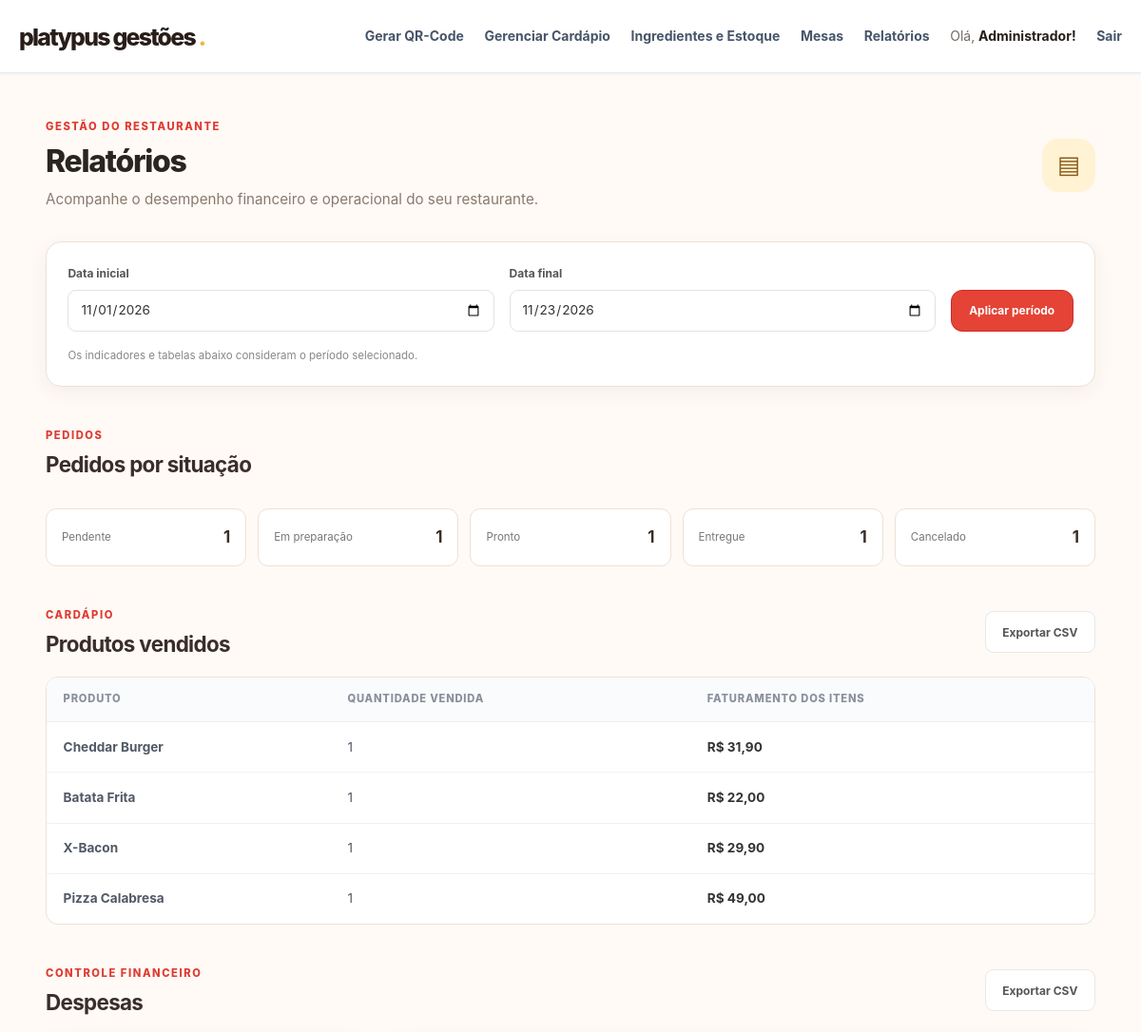
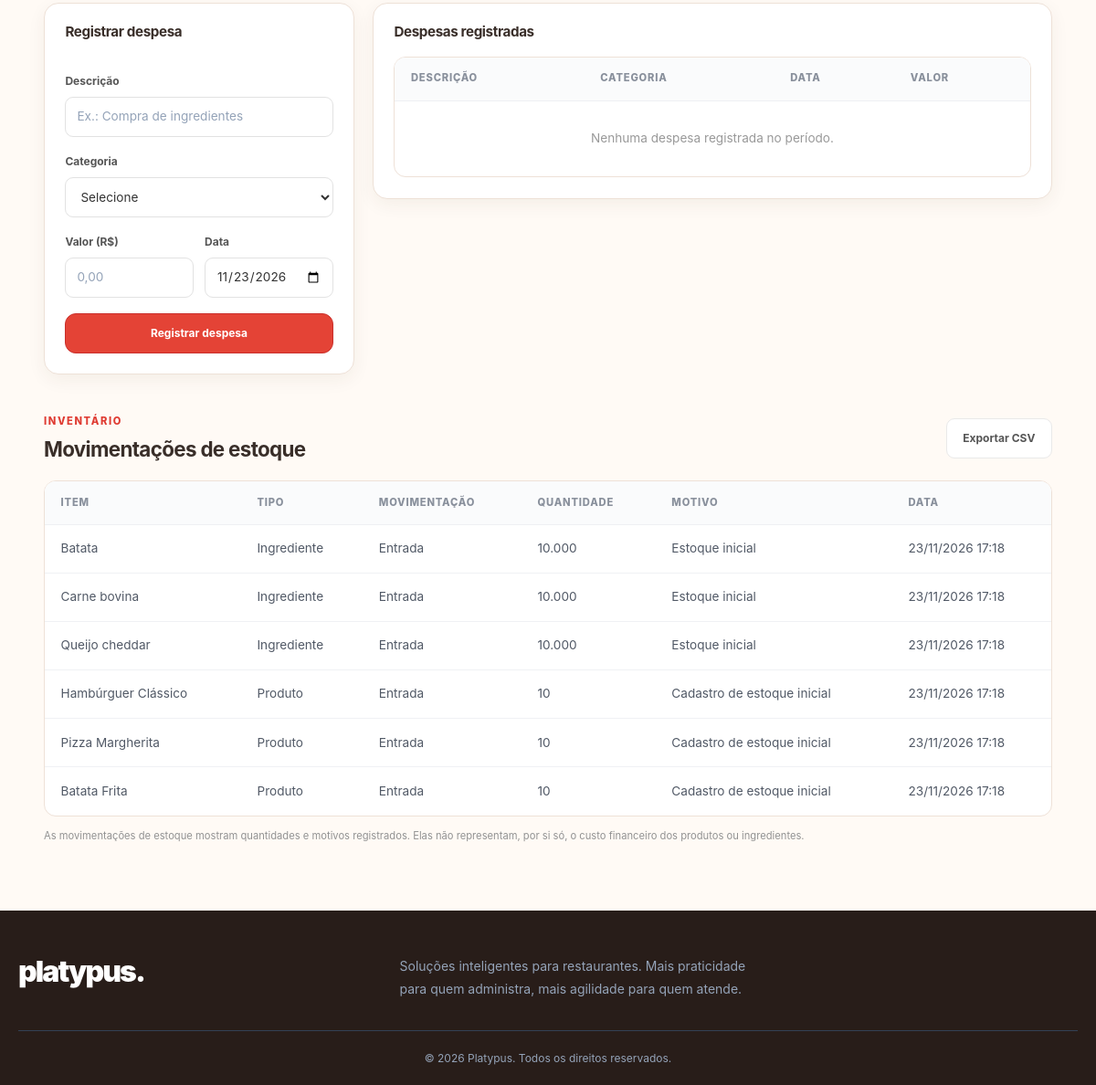
The page /router.php?pagina=relatorios (signed in) on the database its author committed (2 pictures, top to bottom).
### tables this page shows
CREATE TABLE IF NOT EXISTS inventory_movements (
        id INT(10) UNSIGNED NOT NULL AUTO_INCREMENT,
        ingredient_id INT(10) UNSIGNED NOT NULL,
        user_id INT(10) UNSIGNED DEFAULT NULL,
        type ENUM('IN','OUT','ADJUSTMENT') NOT NULL,
        quantity DECIMAL(12,3) NOT NULL,
        reason VARCHAR(255) DEFAULT NULL,
        created_at DATETIME NOT NULL DEFAULT CURRENT_TIMESTAMP,

        PRIMARY KEY (id),
        KEY fk_inventory_movements_ingredient (ingredient_id),
        KEY fk_inventory_movements_user (user_id),

        CONSTRAINT fk_inventory_movements_ingredient
            FOREIGN KEY (ingredient_id)
            REFERENCES ingredients(id),

        CONSTRAINT fk_inventory_movements_user
            FOREIGN KEY (user_id)
            REFERENCES users(id)
            ON DELETE SET NULL
    );

CREATE TABLE IF NOT EXISTS ingredients (
        id INT(10) UNSIGNED NOT NULL AUTO_INCREMENT,
        name VARCHAR(120) NOT NULL,
        unit VARCHAR(10) NOT NULL DEFAULT 'un',
        current_quantity DECIMAL(12,3) NOT NULL DEFAULT 0.000,
        minimum_quantity DECIMAL(12,3) NOT NULL DEFAULT 0.000,
        is_active TINYINT(1) NOT NULL DEFAULT 1,

        PRIMARY KEY (id),
        UNIQUE KEY name (name)
    );

CREATE TABLE IF NOT EXISTS product_stock_movements (
        id INT(10) UNSIGNED NOT NULL AUTO_INCREMENT,
        product_id INT(10) UNSIGNED DEFAULT NULL,
        user_id INT(10) UNSIGNED DEFAULT NULL,
        type ENUM('IN','OUT','ADJUSTMENT') NOT NULL,
        quantity INT(10) UNSIGNED NOT NULL,
        reason VARCHAR(255) DEFAULT NULL,
        created_at DATETIME NOT NULL DEFAULT CURRENT_TIMESTAMP,

        PRIMARY KEY (id),
        KEY fk_product_stock_movements_user (user_id),
        KEY idx_product_stock_movements_product_date
            (product_id,created_at),

        CONSTRAINT fk_product_stock_movements_product
            FOREIGN KEY (product_id)
            REFERENCES products(id)
            ON DELETE SET NULL,

        CONSTRAINT fk_product_stock_movements_user
            FOREIGN KEY (user_id)
            REFERENCES users(id)
            ON DELETE SET NULL
    );

CREATE TABLE IF NOT EXISTS products (
        id INT(10) UNSIGNED NOT NULL AUTO_INCREMENT,
        category_id INT(10) UNSIGNED DEFAULT NULL,
        name VARCHAR(150) NOT NULL,
        description VARCHAR(500) DEFAULT NULL,
        price DECIMAL(10,2) NOT NULL DEFAULT 0.00,
        is_available TINYINT(1) NOT NULL DEFAULT 1,
        stock_quantity INT(10) UNSIGNED DEFAULT NULL,
        image VARCHAR(255) DEFAULT NULL,
        created_at DATETIME NOT NULL DEFAULT CURRENT_TIMESTAMP,

        PRIMARY KEY (id),
        KEY fk_products_category (category_id),
        KEY idx_products_available (is_available),

        CONSTRAINT fk_products_category
            FOREIGN KEY (category_id)
            REFERENCES categories(id)
            ON DELETE SET NULL
    );

### view/public/admin/reports.admin.php (the view, shortened to what the rows shown need)
<?php
$reportsData = $reportsData ?? [];
$stockMovements = $reportsData['stock_movements'] ?? [];
$escape = static function ($value): string {
    return htmlspecialchars(
        (string) ($value ?? ''),
        ENT_QUOTES,
        'UTF-8'
    );
};
$movementLabels = [
    'IN' => 'Entrada',
    'OUT' => 'Saída',
    'ADJUSTMENT' => 'Ajuste'
];
?>
<!DOCTYPE html>
<html lang="pt-BR">
<head>
    <link
        rel="stylesheet"
        href="/platypus_gestoes/view/public/assets/css/style.css?v=12"
    >
</head>
<body>
<main class="reports-container">
    <section class="reports-heading">
        <div>
            <h1>Relatórios</h1>
        </div>
    </section>
    <section class="reports-section">
        <div class="reports-section-heading">
            <div>
                <h2>Pedidos por situação</h2>
            </div>
        </div>
    </section>
    <section class="reports-section">
        <div class="reports-section-heading">
            <div>
                <h2>Produtos vendidos</h2>
            </div>
        </div>
        <div class="reports-table-wrapper">
            <table class="reports-table">
                <thead>
                    <tr>
                        <th>Produto</th>
                        <th>Quantidade vendida</th>
                        <th>Faturamento dos itens</th>
                    </tr>
                </thead>
            </table>
        </div>
    </section>
    <section class="reports-section">
        <div class="reports-section-heading">
            <div>
                <h2>Despesas</h2>
            </div>
        </div>
        <div class="reports-expense-layout">
            <div class="reports-expense-history">
                <div class="reports-table-wrapper">
                    <table class="reports-table">
                        <thead>
                            <tr>
                                <th>Descrição</th>
                                <th>Categoria</th>
                                <th>Data</th>
                                <th>Valor</th>
                            </tr>
                        </thead>
                    </table>
                </div>
            </div>
        </div>
    </section>
    <section class="reports-section">
        <div class="reports-section-heading">
            <div>
                <h2>Movimentações de estoque</h2>
            </div>
        </div>
        <div class="reports-table-wrapper">
            <table class="reports-table">
                <thead>
                    <tr>
                        <th>Item</th>
                        <th>Tipo</th>
                        <th>Movimentação</th>
                        <th>Quantidade</th>
                        <th>Motivo</th>
                        <th>Data</th>
                    </tr>
                </thead>
                <tbody>
                    <?php if (empty($stockMovements)): ?>
                        <tr>
                            <td colspan="6" class="reports-empty">
                                Nenhuma movimentação encontrada.
                            </td>
                        </tr>
                    <?php else: ?>
                        <?php foreach ($stockMovements as $movement): ?>
                            <tr>
                                <td>
                                    <?= $escape(
                                        $movement['item_name'] ?? 'Item removido'
                                    ) ?>
                                </td>
                                <td>
                                    <?= $escape($movement['item_type']) ?>
                                </td>
                                <td>
                                    <?= $escape(
                                        $movementLabels[$movement['type']]
                                        ?? $movement['type']
                                    ) ?>
                                </td>
                                <td>
                                    <?= $escape($movement['quantity']) ?>
                                </td>
                                <td>
                                    <?= $escape($movement['reason'] ?? '—') ?>
                                </td>
                                <td>
                                    <?= $escape(
                                        date(
                                            'd/m/Y H:i',
                                            strtotime($movement['created_at'])
                                        )
                                    ) ?>
                                </td>
                            </tr>
                        <?php endforeach; ?>
                    <?php endif; ?>
                </tbody>
            </table>
        </div>
    </section>
</main>
<?php require __DIR__ . '/../../includes/footer.php'; ?>
</body>
</html>

### rows shown on the page
inventory_movements: ingredient.name "Batata", item_type "Ingrediente", type "Entrada", quantity "10.000", reason "Estoque inicial", created_at "23/11/2026 17:18"
inventory_movements: ingredient.name "Carne bovina", item_type "Ingrediente", type "Entrada", quantity "10.000", reason "Estoque inicial", created_at "23/11/2026 17:18"
inventory_movements: ingredient.name "Queijo cheddar", item_type "Ingrediente", type "Entrada", quantity "10.000", reason "Estoque inicial", created_at "23/11/2026 17:18"
product_stock_movements: product.name "Hambúrguer Clássico", item_type "Produto", type "Entrada", quantity "10", reason "Cadastro de estoque inicial", created_at "23/11/2026 17:18"
product_stock_movements: product.name "Pizza Margherita", item_type "Produto", type "Entrada", quantity "10", reason "Cadastro de estoque inicial", created_at "23/11/2026 17:18"
product_stock_movements: product.name "Batata Frita", item_type "Produto", type "Entrada", quantity "10", reason "Cadastro de estoque inicial", created_at "23/11/2026 17:18"

### other values the page prints
$link['label'] "Gerar QR-Code"
$link['label'] "Gerenciar Cardápio"
$link['label'] "Ingredientes e Estoque"
$link['label'] "Mesas"
$link['label'] "Relatórios"
$userName "Administrador"
$order['total'] "1"
$escape($product['product_name']) "Cheddar Burger"
$product['quantity_sold'] "1"
$money($product['total_revenue']) "R$ 31,90"
$escape($product['product_name']) "Batata Frita"
$money($product['total_revenue']) "R$ 22,00"
$escape($product['product_name']) "X-Bacon"
$money($product['total_revenue']) "R$ 29,90"
$escape($product['product_name']) "Pizza Calabresa"
